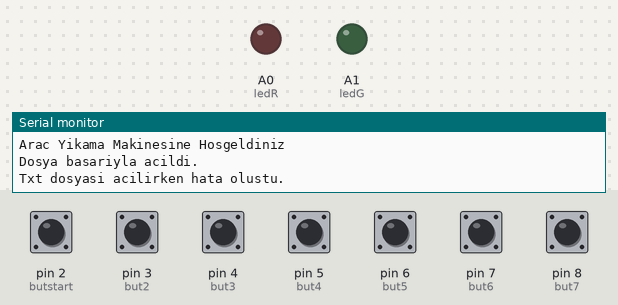
Bench run of a sketch on a simulated Arduino Uno, built with avr-gcc and run on an emulated ATmega328P. Parts: output pins drawn as LEDs (lit = HIGH), the last lines printed to the serial monitor. The inputs (shaded band) are chosen by the test bench; at power-on: pin 2 (butstart), pin 3 (but2), pin 4 (but3), pin 5 (but4), pin 6 (but5), pin 7 (but6), pin 8 (but7) LOW. Storage starts empty; random numbers use the default seed unless the sketch sets one.

Above: at 1.2 s.
1.3 s: pin 7 (but6) pulled HIGH for 1 s
At 2.5 s:
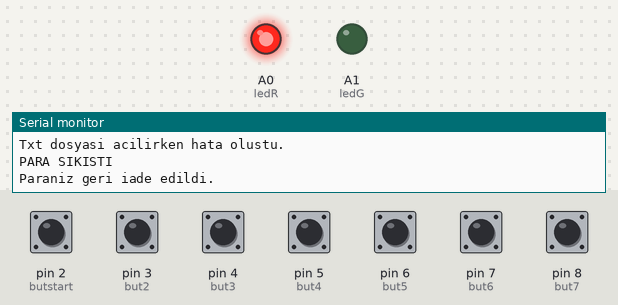
5.3 s: pin 7 (but6) pulled HIGH for 1 s
At 6.03 s:
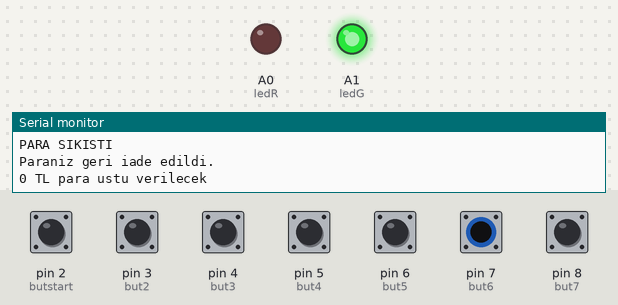
Timing chart, 0 to 8.3 s (numbered marks = the images above; inputs shaded):
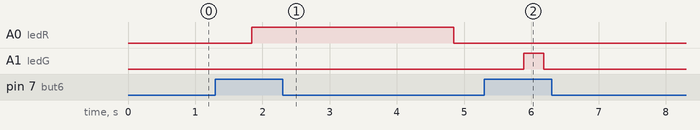

Measured:
- after the input at 1.3 s, A0 (ledR): LOW → HIGH after 0.54 s, → LOW 3.0 s later
- after the input at 5.3 s, A1 (ledG): LOW → HIGH after 0.58 s, → LOW 0.30 s later

The sketch:

Arduino_prolab2.2.ino
```cpp
#include <SPI.h>
#include <SD.h>
long randNumber;
int randomSon;

File myFile;
int b = 0;
int butstart = 2; // buton pinlerini atadık
int but2 = 3;
int but3 = 4;
int but4 = 5;
int but5 = 6;
int but6=7;
int but7=8;
int ledR = A0;
int ledG = A1;
int besAdet,onAdet,yirmiAdet,elliAdet,yuzAdet;
int v[5]; // txtdeki degerleri ayırmak icin virgul indexi dizisi

int bsd;// Buton 1 okunan değerini kaydetmemiz için db1 adında değişken atayoruz...ve diğerleri için
int b2d;
int b3d;
int b4d;
int b5d;
int b6d;
int brd;
int paramiktari=0;
int bittimi=0;
int hzmt1=0;
int hzmt2=0;
int hzmt3=0;
int hzmt4=0;
String tumu;
String str[5];

struct hizmetd
{
    int HizmetId,KalanHizmet,HizmetFiyat;
    //char HizmetAd[15];
    String HizmetAd;
};
  struct hizmetd hizmet[4];

void setup(){

    Serial.begin(9600);
    randomSeed(analogRead(A0));
 pinMode(butstart , INPUT); // Buton pinlerini giris olarak atadik
  pinMode(but2 , INPUT);
  pinMode(but3 , INPUT);
  pinMode(but4 , INPUT);
  pinMode(but5 , INPUT);
  pinMode(but6 , INPUT);
  pinMode(ledR , OUTPUT);
  pinMode(ledG , OUTPUT);

  while (!Serial) {
    ;
  }

  Serial.println("Arac Yikama Makinesine Hosgeldiniz");

  if (!SD.begin(10)) {
    Serial.println("SD Kart Acilamadi");
    while (1);
  }
  Serial.println("Dosya basariyla acildi.");

  myFile = SD.open("hizmet.txt",FILE_READ);
  if (myFile) {
    //Serial.println("hizmet.txt:");

    if (myFile.available()) {
      //Serial.write(myFile.readStringUntil("\n"));
      //Serial.println(myFile.readString());
      tumu= myFile.readString();
    }

    myFile.close();
  } else {
    Serial.println("Txt dosyasi acilirken hata olustu.");
  }

  v[0] = tumu.indexOf('.'); v[1] = tumu.indexOf('.',v[0]+1);
  v[2] = tumu.indexOf('.',v[1]+1); v[3] = tumu.indexOf('.',v[2]+1); v[4]=tumu.indexOf('.',v[3]+1);

  str[0] = tumu.substring(0,v[0]);     // Satir 1
  str[1] = tumu.substring(v[0]+2,v[1]);// Satir 2
  str[2] = tumu.substring(v[1]+2,v[2]);// Satir 3
  str[3] = tumu.substring(v[2]+2,v[3]);// Satir 4
  str[4] = tumu.substring(v[3]+2,v[4]);// Satir 5

  for(int i=0; i<5; i++){ // dosyadan okunan degerlerin degiskenlere atanma islemi

    if(i==0){
      v[0] = str[0].indexOf(','); v[1] = str[0].indexOf(',',v[0]+1);
      v[2] = str[0].indexOf(',',v[1]+1); v[3] = str[0].indexOf(',',v[2]+1);
      besAdet = str[0].substring(0,v[0]).toInt();
      onAdet = str[0].substring(v[0]+1,v[1]).toInt();
      yirmiAdet = str[0].substring(v[1]+1,v[2] ).toInt();
      elliAdet = str[0].substring(v[2]+1,v[3]).toInt();
      yuzAdet = str[0].substring(v[3]+1,str[0].length()).toInt();
    }
    else{
      v[0] = str[i].indexOf(','); v[1] = str[i].indexOf(',',v[0]+1); v[2] = str[i].indexOf(',',v[1]+1);
      hizmet[i-1].HizmetId = str[i].substring(0,v[0]).toInt();
      hizmet[i-1].HizmetAd = str[i].substring(v[0]+1,v[1]);
      hizmet[i-1].KalanHizmet = str[i].substring(v[1]+1,v[2]).toInt();
      hizmet[i-1].HizmetFiyat = str[i].substring(v[2]+1,str[i].length()).toInt();
    }

  }

}
void loop(){

    bsd = digitalRead(butstart);  // butonları oku ve durum bilgilerini değişkenlere kaydet
  b2d = digitalRead(but2);
  b3d = digitalRead(but3);
  b4d = digitalRead(but4);
  b5d = digitalRead(but5);
  b6d = digitalRead(but6);
  brd = digitalRead(but7);

    randNumber = random(4)+1;
    randNumber;
    delay(20);
    //Serial.print("RandomNUmber:");
    //Serial.println(randNumber);


if (bsd == HIGH ) // b1d HIGH ise ( bu bağlantıda 1. butona basılmış ise)
   {
  if(bittimi==0){
  paramiktari+=5;
  delay(500);
  Serial.println(paramiktari);
 }
  else if(paramiktari>=15 && hizmet[0].KalanHizmet>0) {
    delay(500);
    //hizmet[0].kalanhizmet-=1;
  Serial.println("kopukleme");
    //paramiktari-=hizmet[0].HizmetFiyat;
  paramiktari-=15;
    hizmet[0].KalanHizmet--;
    hzmt1++;

  }
  else if(paramiktari<15 ) {
    delay(500);
  Serial.println("yetersiz bakiye");
  Serial.println("para eklemek icin ekle butonunua basiniz");
  }
  else{
    Serial.println("yetersiz islem");
    }
}
  if (b2d == HIGH)  // b1d HIGH değil, b2d HIGH ise ( yani 2. butona basılmış ise)
  {
    if(bittimi==0){
 paramiktari+=10;
  delay(500);
  Serial.println(paramiktari);
    }
    else if(paramiktari>=10 && hizmet[1].KalanHizmet>0) {
    delay(500);
    //hizmet[1].kalanhizmet-=1;
  Serial.println("yikama");
    //paramiktari-=hizmet[1].HizmetFiyat;
  paramiktari-=10;
      hizmet[1].KalanHizmet--;
      hzmt2++;

  }
  else if(paramiktari<10) {
    delay(500);
  Serial.println("yetersiz bakiye");
  Serial.println("para eklemek icin ekle butonunua basiniz");
  }
   else{
    Serial.println("yetersiz islem");
    }
}


  if (b3d == HIGH)      //3. butona basılmı ise
  {
    if(bittimi==0){
   paramiktari+=20;
  delay(500);
  Serial.println(paramiktari);
    }

    else if(paramiktari>=5 && hizmet[2].KalanHizmet>0) {
    delay(500);
    //hizmet[2].kalanhizmet-=1;
  Serial.println("kurulama");
    //paramiktari-=hizmet[2].HizmetFiyat;
  paramiktari-=5;
         hizmet[2].KalanHizmet--;
      hzmt3++;
  }
      else if(paramiktari<5) {
    delay(500);
  Serial.println("yetersiz bakiye");
  Serial.println("para eklemek icin ekle butonunua basiniz");
  }
   else{
    Serial.println("yetersiz islem");
    }
  }
   if (b4d == HIGH)        // 4. butona basılmış ise
  {
     if(bittimi==0){
paramiktari+=50;
  delay(500);
  Serial.println(paramiktari);
     }
     else if(paramiktari>=50 && hizmet[3].KalanHizmet>0) {
    delay(500);
    //hizmet[3].kalanhizmet-=1;
  Serial.println("cilalama");
    //paramiktari-=hizmet[3].HizmetFiyat;
  paramiktari-=50;
     hizmet[3].KalanHizmet--;
       hzmt4++;
     }
  else if(paramiktari<50){
    delay(500);
  Serial.println("yetersiz bakiye");
   Serial.println("para eklemek icin ekle butonunua basiniz");
  }
   else{
    Serial.println("yetersiz islem");
    }
   }
  if (b5d == HIGH)        // 5. butona basılmış ise
  {
    delay(500);
    if(bittimi==0){
    paramiktari+=100;
   Serial.println(paramiktari);
    }
    else if(bittimi==1){
      bittimi=0;
      Serial.println("para ekleyiniz..");
      }
    }
   if (b6d == HIGH) // .6. buton bitir
  {

     if(bittimi==1){

      randomSon = randNumber;
      //Serial.println(randomSon);
      if(randomSon == 2){
        Serial.println("PARA SIKISTI");
        digitalWrite(ledR,HIGH);
        paramiktari=0;
        bittimi=0;
        Serial.println("Paraniz geri iade edildi.");
        delay(3000);
        digitalWrite(ledR,LOW);

      }
      else{
        digitalWrite(ledG,HIGH);


      Serial.print(paramiktari);
      Serial.println(" TL para ustu verilecek");

    while(paramiktari>=100 & yuzAdet>0){
      paramiktari-=100;
      Serial.println("100 TL");

      yuzAdet-=1;

      }
         while(paramiktari>=50 & elliAdet>0){

      paramiktari-=50;
      Serial.println("50 TL");
      elliAdet-=1;
      }
         while(paramiktari>=20 & yirmiAdet>0){
      paramiktari-=20;
      Serial.println("20 TL");
      yirmiAdet-=1;
      }
         while(paramiktari>=10 & onAdet>0){
      paramiktari-=10;
      Serial.println("10 TL");
      onAdet-=1;
      }
           while(paramiktari>=5 & besAdet>0){
      paramiktari-=5;
      Serial.println("5 TL");
      besAdet-=1;
      }
      if(paramiktari>0){
        Serial.println("Kasada yeterli para yoktur");
        }
        delay(300);
        digitalWrite(ledG,LOW);
        Serial.print("Adetler--> 5Lira:"); Serial.print(besAdet); Serial.print(" 10Lira:"); Serial.print(onAdet);
        Serial.print(" 20Lira:"); Serial.println(yirmiAdet); Serial.print("50Lira:"); Serial.print(elliAdet);
        Serial.print(" 100Lira:"); Serial.print(yuzAdet); Serial.print("  ");
      }
      }
      else{
        bittimi = 1;
      }
     delay(500);
  }
   if (brd == HIGH) // .7. buton reset
  {
delay(500);
  Serial.println("reset");
  if(randomSon != 2){
     paramiktari+=(15*hzmt1);
     paramiktari+=(10*hzmt2);
     paramiktari+=(5*hzmt3);
     paramiktari+=(50*hzmt4);
  }

   hizmet[0].KalanHizmet+=hzmt1;
    hizmet[1].KalanHizmet+=hzmt2;
    hizmet[2].KalanHizmet+=hzmt3;
    hizmet[3].KalanHizmet+=hzmt4;
     hzmt1=0;
     hzmt2=0;
     hzmt3=0;
     hzmt4=0;

      Serial.println(paramiktari);
  }


}
```
